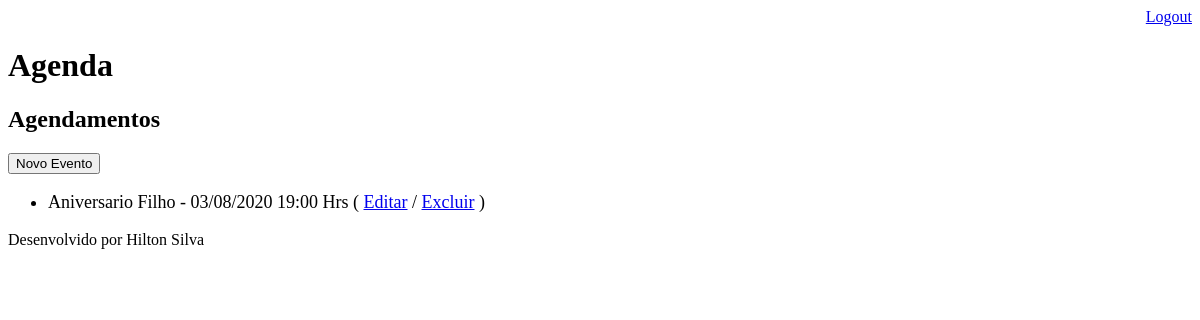
/agenda/ (signed in), run on an earlier commit of the app's database.
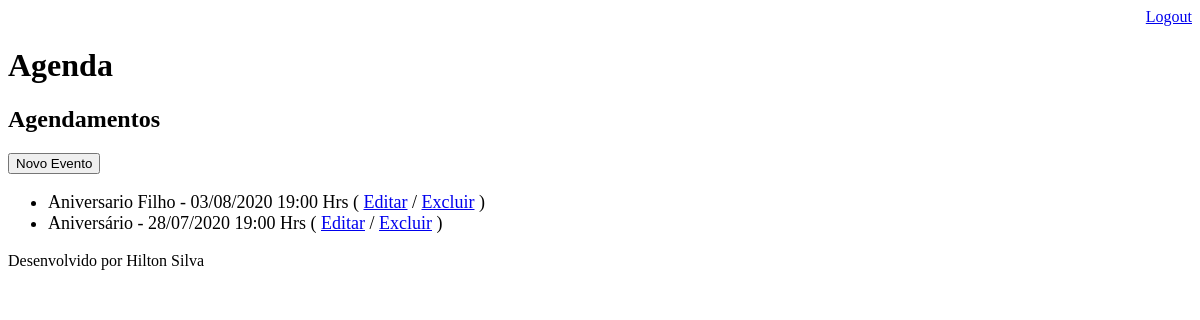
And on a later commit of the database.
### core/models.py (models this page shows, shortened)
class Evento(models.Model):
    titulo = models.CharField(max_length=100)
    descricao = models.TextField(blank=True, null=True)
    data_evento = models.DateTimeField(verbose_name='Data do Evento')
    data_criacao = models.DateTimeField(auto_now=True)
    usuario = models.ForeignKey(User, on_delete=models.CASCADE)
    class Meta:
        db_table = 'evento'
    def get_data_evento(self):
        return self.data_evento.strftime('%d/%m/%Y %H:%M Hrs')

### core/views.py (the view)
# urls.py: path('agenda/', views.lista_eventos),
@login_required(login_url='/login/')
def lista_eventos(request):
    usuario = request.user
    evento = Evento.objects.filter(usuario=usuario)
    dados = {'eventos':evento}
    return render(request, 'agenda.html', dados)

### templates/agenda.html
{% extends "model-page.html" %}
{% block content %}
    <h2>Agendamentos</h2>
    <a href="evento/">
        <button type="button">Novo Evento</button>
    </a>
    <ul style="font-size: 18px">
        {% for evento in eventos %}
            <li>
                {{ evento.titulo }} - {{ evento.get_data_evento }}
                ( <a href="evento/?id={{ evento.id }}">Editar</a>
                / <a href="evento/delete/{{ evento.id }}">Excluir</a> )
            </li>
        {% endfor %}
    </ul>
{% endblock %}

What changed in the data, as far as the page shows it:
added Evento: titulo "Aniversário", get_data_evento "28/07/2020 19:00 Hrs"
